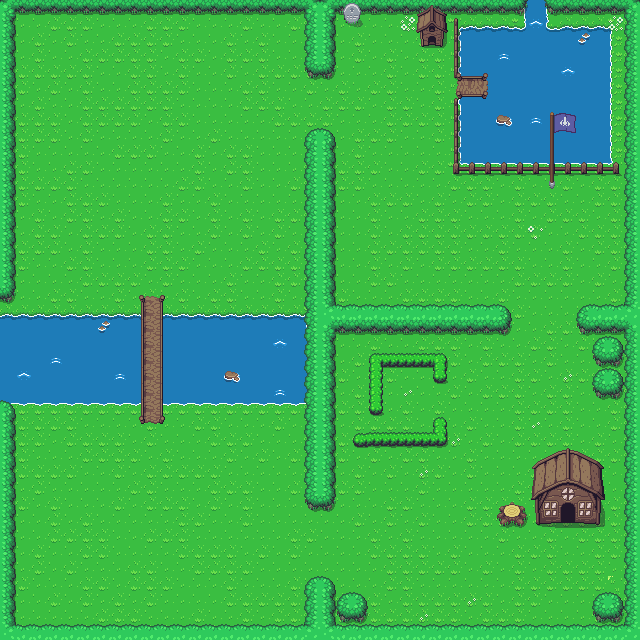

This game map was drawn from its Tiled (.tmx) file and the tilesets committed beside it. A one-line description and the trimmed map source follow:
An orthogonal 40x40 tile map with 16x16 px tiles, 3 tile layers (Ground, Tile Layer 2, Tile Layer 3), 3 tilesets and 33 objects (4x roomTrigger).

<map version="1.9" tiledversion="1.9.2" orientation="orthogonal" renderorder="right-down" width="40" height="40" tilewidth="16" tileheight="16" infinite="0" nextlayerid="8" nextobjectid="87">
 <tileset firstgid="1" source="../Tileset/Overworld.tsx" />
 <tileset firstgid="1441" source="../Tileset/Indoor.tsx" />
 <tileset firstgid="2441" source="../Tileset/objects.tsx" />
 <layer id="1" name="Ground" width="40" height="40">
  <data>[1600 cells, 1598 non-empty, 17 distinct tile ids]</data>
 </layer>
 <layer id="4" name="Tile Layer 2" width="40" height="40">
  <data>[1600 cells, 362 non-empty, 76 distinct tile ids]</data>
 </layer>
 <layer id="5" name="Tile Layer 3" width="40" height="40">
  <data>[1600 cells, 29 non-empty, 28 distinct tile ids]</data>
 </layer>
 <objectgroup id="6" name="CollisionMask">
  <object id="40" x="432" y="352" width="16" height="32" />
  <object id="41" x="368" y="352" width="64" height="16" />
  <object id="42" x="368" y="368" width="16" height="48" />
  <object id="43" x="352" y="432" width="96" height="16" />
  <object id="44" x="432" y="416" width="16" height="16" />
  <object id="45" x="592" y="336" width="32" height="64" />
  <object id="47" x="624" y="336" height="304" />
  <object id="48" x="592" y="592" width="32" height="32" />
  <object id="49" x="0" y="624" width="624" height="16" />
  <object id="50" x="624" y="0" width="16" height="640" />
  <object id="51" x="0" y="0" width="624" height="16" />
  <object id="52" x="0" y="16" width="16" height="608" />
  <object id="53" x="336" y="592" width="32" height="32" />
  <object id="54" x="304" y="576" width="32" height="48" />
  <object id="55" x="304" y="128" width="32" height="384" />
  <object id="56" x="304" y="16" width="32" height="64" />
  <object id="57" x="336" y="304" width="176" height="32" />
  <object id="58" x="576" y="304" width="48" height="32" />
  <object id="59" x="496" y="496" width="32" height="32" />
  <object id="60" x="528" y="16" width="16" height="16" />
  <object id="61" x="488" y="32" width="120" height="144" />
  <object id="62" x="454.727" y="97.25" width="31.8182" height="78.75" />
  <object id="63" x="454" y="32" width="33.2727" height="43.9375" />
  <object id="65" x="416" y="16" width="32" height="32" />
  <object id="67" x="536.364" y="524.545">
   <polygon points="0,0 -1.81818,-27.4545 -0.909091,-57.0909 30,-70.5455 60.3636,-56.3636 62,-0.181818 39.6364,-1.81818 38.1818,-19.0909 25.2727,-18.3636 25.0909,-3.45455" />
  </object>
  <object id="68" x="608" y="160" width="16" height="16" />
  <object id="69" x="160" y="314.75" width="144" height="89.75" />
  <object id="70" x="16" y="314.25" width="128" height="89.5" />
  <object id="72" x="547.625" y="176.125" width="8.25" height="12.875" />
 </objectgroup>
 <objectgroup id="3" name="Triggers">
  <object id="78" template="../Types/RoomTrigger.tx" name="roomTrigger" x="4.09853" y="320.449" width="634.786" height="3.54545">
   <properties>
    <property name="direction" value="UP" />
    <property name="unity:isTrigger" type="bool" value="true" />
   </properties>
  </object>
  <object id="79" template="../Types/RoomTrigger.tx" name="roomTrigger" x="1.74634" y="315.684" width="634.786" height="3.63636">
   <properties>
    <property name="direction" value="DOWN" />
    <property name="unity:isTrigger" type="bool" value="true" />
   </properties>
  </object>
  <object id="80" template="../Types/RoomTrigger.tx" name="roomTrigger" x="322.585" y="8.22501" width="3.5" height="630.03">
   <properties>
    <property name="direction" value="LEFT" />
    <property name="unity:isTrigger" type="bool" value="true" />
   </properties>
  </object>
  <object id="81" template="../Types/RoomTrigger.tx" name="roomTrigger" x="314.408" y="5.47264" width="3.5" height="633.35">
   <properties>
    <property name="direction" value="RIGHT" />
    <property name="unity:isTrigger" type="bool" value="true" />
   </properties>
  </object>
 </objectgroup>
 <objectgroup id="7" name="Objects" />
</map>
